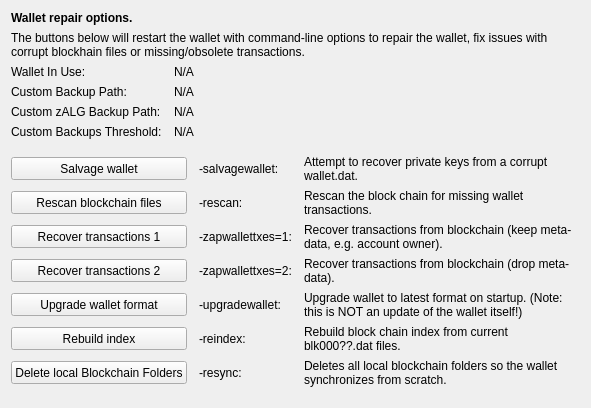
     <widget class="QWidget" name="tab_repair">
      <attribute name="title">
       <string>&amp;Wallet Repair</string>
      </attribute>
      <layout class="QGridLayout" name="gridLayout_4" columnstretch="0,0,0,0">
       <property name="horizontalSpacing">
        <number>12</number>
       </property>
       <item row="0" column="0" colspan="4">
        <widget class="QLabel" name="label_repair_header">
         <property name="font">
          <font>
           <weight>75</weight>
           <bold>true</bold>
          </font>
         </property>
         <property name="text">
          <string>Wallet repair options.</string>
         </property>
        </widget>
       </item>
       <item row="1" column="0" colspan="4">
        <widget class="QLabel" name="label_repair_helptext">
         <property name="font">
          <font>
           <weight>50</weight>
           <bold>false</bold>
          </font>
         </property>
         <property name="text">
          <string>The buttons below will restart the wallet with command-line options to repair the wallet, fix issues with corrupt blockhain files or missing/obsolete transactions.</string>
         </property>
         <property name="wordWrap">
          <bool>true</bool>
         </property>
        </widget>
       </item>
       <item row="2" column="0">
        <widget class="QLabel" name="wallet_path_label">
         <property name="text">
          <string>Wallet In Use:</string>
         </property>
        </widget>
       </item>
       <item row="2" column="1" colspan="3">
        <widget class="QLabel" name="wallet_path">
         <property name="cursor">
          <cursorShape>IBeamCursor</cursorShape>
         </property>
         <property name="text">
          <string>N/A</string>
         </property>
         <property name="textFormat">
          <enum>Qt::PlainText</enum>
         </property>
         <property name="textInteractionFlags">
          <set>Qt::LinksAccessibleByMouse|Qt::TextSelectableByKeyboard|Qt::TextSelectableByMouse</set>
         </property>
        </widget>
       </item>
       <item row="3" column="0">
        <widget class="QLabel" name="wallet_custombackuppath_label">
         <property name="text">
          <string>Custom Backup Path:</string>
         </property>
         <property name="visible">
          <bool>false</bool>
         </property>
        </widget>
       </item>
       <item row="3" column="1" colspan="3">
        <widget class="QLabel" name="wallet_custombackuppath">
         <property name="cursor">
          <cursorShape>IBeamCursor</cursorShape>
         </property>
         <property name="text">
          <string>N/A</string>
         </property>
         <property name="textFormat">
          <enum>Qt::PlainText</enum>
         </property>
         <property name="textInteractionFlags">
          <set>Qt::LinksAccessibleByMouse|Qt::TextSelectableByKeyboard|Qt::TextSelectableByMouse</set>
         </property>
         <property name="visible">
          <bool>false</bool>
         </property>
        </widget>
       </item>
       <item row="4" column="0">
        <widget class="QLabel" name="wallet_customzpivbackuppath_label">
         <property name="text">
          <string>Custom zALG Backup Path:</string>
         </property>
         <property name="visible">
          <bool>false</bool>
         </property>
        </widget>
       </item>
       <item row="4" column="1" colspan="3">
        <widget class="QLabel" name="wallet_customzpivbackuppath">
         <property name="cursor">
          <cursorShape>IBeamCursor</cursorShape>
         </property>
         <property name="text">
          <string>N/A</string>
         </property>
         <property name="textFormat">
          <enum>Qt::PlainText</enum>
         </property>
         <property name="textInteractionFlags">
          <set>Qt::LinksAccessibleByMouse|Qt::TextSelectableByKeyboard|Qt::TextSelectableByMouse</set>
         </property>
         <property name="visible">
          <bool>false</bool>
         </property>
        </widget>
       </item>
       <item row="5" column="0">
        <widget class="QLabel" name="wallet_custombackupthreshold_label">
         <property name="text">
          <string>Custom Backups Threshold:</string>
         </property>
         <property name="visible">
          <bool>false</bool>
         </property>
        </widget>
       </item>
       <item row="5" column="1" colspan="3">
        <widget class="QLabel" name="wallet_custombackupthreshold">
         <property name="cursor">
          <cursorShape>IBeamCursor</cursorShape>
         </property>
         <property name="text">
          <string>N/A</string>
         </property>
         <property name="textFormat">
          <enum>Qt::PlainText</enum>
         </property>
         <property name="textInteractionFlags">
          <set>Qt::LinksAccessibleByMouse|Qt::TextSelectableByKeyboard|Qt::TextSelectableByMouse</set>
         </property>
         <property name="visible">
          <bool>false</bool>
         </property>
        </widget>
       </item>
       <item row="6" column="0">
        <spacer name="verticalSpacer_repair1">
         <property name="orientation">
          <enum>Qt::Vertical</enum>
         </property>
         <property name="sizeHint" stdset="0">
          <size>
           <width>10</width>
           <height>10</height>
          </size>
         </property>
        </spacer>
       </item>
       <item row="7" column="0" colspan="2">
        <widget class="QPushButton" name="btn_salvagewallet">
         <property name="minimumSize">
          <size>
           <width>100</width>
           <height>23</height>
          </size>
         </property>
         <property name="text">
          <string>Salvage wallet</string>
         </property>
        </widget>
       </item>
       <item row="7" column="2">
        <widget class="QLabel" name="label_repair_salvage_command">
         <property name="text">
          <string notr="true">-salvagewallet:</string>
         </property>
        </widget>
       </item>
       <item row="7" column="3">
        <widget class="QLabel" name="label_repair_salvage">
         <property name="text">
          <string>Attempt to recover private keys from a corrupt wallet.dat.</string>
         </property>
         <property name="wordWrap">
          <bool>true</bool>
         </property>
        </widget>
       </item>
       <item row="8" column="0" colspan="2">
        <widget class="QPushButton" name="btn_rescan">
         <property name="minimumSize">
          <size>
           <width>100</width>
           <height>23</height>
          </size>
         </property>
         <property name="text">
          <string>Rescan blockchain files</string>
         </property>
        </widget>
       </item>
       <item row="8" column="2">
        <widget class="QLabel" name="label_repair_rescan_command">
         <property name="text">
          <string notr="true">-rescan:</string>
         </property>
        </widget>
       </item>
       <item row="8" column="3">
        <widget class="QLabel" name="label_repair_rescan">
         <property name="text">
          <string>Rescan the block chain for missing wallet transactions.</string>
         </property>
         <property name="wordWrap">
          <bool>true</bool>
         </property>
        </widget>
       </item>
       <item row="9" column="0" colspan="2">
        <widget class="QPushButton" name="btn_zapwallettxes1">
         <property name="minimumSize">
          <size>
           <width>100</width>
           <height>23</height>
          </size>
         </property>
         <property name="text">
          <string>Recover transactions 1</string>
         </property>
        </widget>
       </item>
       <item row="9" column="2">
        <widget class="QLabel" name="label_repair_zap1_command">
         <property name="text">
          <string notr="true">-zapwallettxes=1:</string>
         </property>
        </widget>
       </item>
       <item row="9" column="3">
        <widget class="QLabel" name="label_repair_zap1">
         <property name="text">
          <string>Recover transactions from blockchain (keep meta-data, e.g. account owner).</string>
         </property>
         <property name="wordWrap">
          <bool>true</bool>
         </property>
        </widget>
       </item>
       <item row="10" column="0" colspan="2">
        <widget class="QPushButton" name="btn_zapwallettxes2">
         <property name="minimumSize">
          <size>
           <width>100</width>
           <height>23</height>
          </size>
         </property>
         <property name="text">
          <string>Recover transactions 2</string>
         </property>
        </widget>
       </item>
       <item row="10" column="2">
        <widget class="QLabel" name="label_repair_zap2_command">
         <property name="text">
          <string notr="true">-zapwallettxes=2:</string>
         </property>
        </widget>
       </item>
       <item row="10" column="3">
        <widget class="QLabel" name="label_repair_zap2">
         <property name="text">
          <string>Recover transactions from blockchain (drop meta-data).</string>
         </property>
         <property name="wordWrap">
          <bool>true</bool>
         </property>
        </widget>
       </item>
       <item row="11" column="0" colspan="2">
        <widget class="QPushButton" name="btn_upgradewallet">
         <property name="minimumSize">
          <size>
           <width>100</width>
           <height>23</height>
          </size>
         </property>
         <property name="text">
          <string>Upgrade wallet format</string>
         </property>
        </widget>
       </item>
       <item row="11" column="2">
        <widget class="QLabel" name="label_repair_upgrade_command">
         <property name="text">
          <string notr="true">-upgradewallet:</string>
         </property>
        </widget>
       </item>
       <item row="11" column="3">
        <widget class="QLabel" name="label_repair_upgrade">
         <property name="text">
          <string>Upgrade wallet to latest format on startup. (Note: this is NOT an update of the wallet itself!)</string>
         </property>
         <property name="wordWrap">
          <bool>true</bool>
         </property>
        </widget>
       </item>
       <item row="12" column="0" colspan="2">
        <widget class="QPushButton" name="btn_reindex">
         <property name="minimumSize">
          <size>
           <width>100</width>
           <height>23</height>
          </size>
         </property>
         <property name="text">
          <string>Rebuild index</string>
         </property>
        </widget>
       </item>
       <item row="12" column="2">
        <widget class="QLabel" name="label_repair_reindex_command">
         <property name="text">
          <string notr="true">-reindex:</string>
         </property>
        </widget>
       </item>
       <item row="12" column="3">
        <widget class="QLabel" name="label_repair_reindex">
         <property name="text">
          <string>Rebuild block chain index from current blk000??.dat files.</string>
         </property>
         <property name="wordWrap">
          <bool>true</bool>
         </property>
        </widget>
       </item>
       <item row="13" column="0" colspan="2">
        <widget class="QPushButton" name="btn_resync">
         <property name="minimumSize">
          <size>
           <width>100</width>
           <height>23</height>
          </size>
         </property>
         <property name="text">
          <string>Delete local Blockchain Folders</string>
         </property>
        </widget>
       </item>
       <item row="13" column="2">
        <widget class="QLabel" name="label_repair_resync_command">
         <property name="text">
          <string>-resync:</string>
         </property>
        </widget>
       </item>
       <item row="13" column="3">
        <widget class="QLabel" name="label_repair_resync">
         <property name="text">
          <string>Deletes all local blockchain folders so the wallet synchronizes from scratch.</string>
         </property>
         <property name="wordWrap">
          <bool>true</bool>
         </property>
        </widget>
       </item>
       <item row="14" column="0">
        <spacer name="verticalSpacer_repair2">
         <property name="orientation">
          <enum>Qt::Vertical</enum>
         </property>
         <property name="sizeHint" stdset="0">
          <size>
           <width>20</width>
           <height>10</height>
          </size>
         </property>
        </spacer>
       </item>
      </layout>
     </widget>
